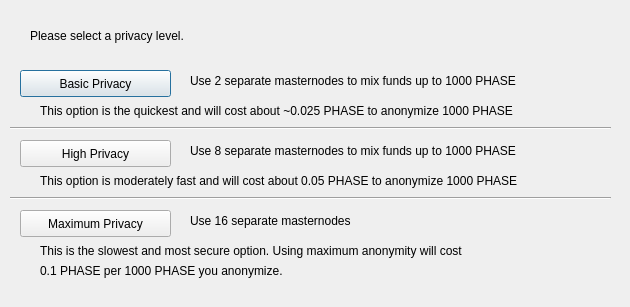
<?xml version="1.0" encoding="UTF-8"?>
<ui version="4.0">
 <class>DarksendConfig</class>
 <widget class="QDialog" name="DarksendConfig">
  <property name="geometry">
   <rect>
    <x>0</x>
    <y>0</y>
    <width>630</width>
    <height>307</height>
   </rect>
  </property>
  <property name="windowTitle">
   <string>Configure PrivateSend</string>
  </property>
  <widget class="QPushButton" name="buttonBasic">
   <property name="geometry">
    <rect>
     <x>20</x>
     <y>70</y>
     <width>151</width>
     <height>27</height>
    </rect>
   </property>
   <property name="text">
    <string>Basic Privacy</string>
   </property>
  </widget>
  <widget class="QPushButton" name="buttonHigh">
   <property name="geometry">
    <rect>
     <x>20</x>
     <y>140</y>
     <width>151</width>
     <height>27</height>
    </rect>
   </property>
   <property name="text">
    <string>High Privacy</string>
   </property>
  </widget>
  <widget class="QPushButton" name="buttonMax">
   <property name="geometry">
    <rect>
     <x>20</x>
     <y>210</y>
     <width>151</width>
     <height>27</height>
    </rect>
   </property>
   <property name="text">
    <string>Maximum Privacy</string>
   </property>
  </widget>
  <widget class="QLabel" name="label">
   <property name="geometry">
    <rect>
     <x>30</x>
     <y>20</y>
     <width>571</width>
     <height>31</height>
    </rect>
   </property>
   <property name="text">
    <string>Please select a privacy level.</string>
   </property>
  </widget>
  <widget class="QLabel" name="label_2">
   <property name="geometry">
    <rect>
     <x>190</x>
     <y>70</y>
     <width>421</width>
     <height>21</height>
    </rect>
   </property>
   <property name="text">
    <string>Use 2 separate masternodes to mix funds up to 1000 PHASE</string>
   </property>
  </widget>
  <widget class="QLabel" name="label_3">
   <property name="geometry">
    <rect>
     <x>190</x>
     <y>140</y>
     <width>411</width>
     <height>21</height>
    </rect>
   </property>
   <property name="text">
    <string>Use 8 separate masternodes to mix funds up to 1000 PHASE</string>
   </property>
  </widget>
  <widget class="QLabel" name="label_4">
   <property name="geometry">
    <rect>
     <x>190</x>
     <y>210</y>
     <width>421</width>
     <height>21</height>
    </rect>
   </property>
   <property name="text">
    <string>Use 16 separate masternodes</string>
   </property>
  </widget>
  <widget class="QLabel" name="label_6">
   <property name="geometry">
    <rect>
     <x>40</x>
     <y>100</y>
     <width>561</width>
     <height>21</height>
    </rect>
   </property>
   <property name="text">
    <string>This option is the quickest and will cost about ~0.025 PHASE to anonymize 1000 PHASE</string>
   </property>
  </widget>
  <widget class="QLabel" name="label_7">
   <property name="geometry">
    <rect>
     <x>40</x>
     <y>170</y>
     <width>561</width>
     <height>21</height>
    </rect>
   </property>
   <property name="text">
    <string>This option is moderately fast and will cost about 0.05 PHASE to anonymize 1000 PHASE</string>
   </property>
  </widget>
  <widget class="QLabel" name="label_8">
   <property name="geometry">
    <rect>
     <x>40</x>
     <y>240</y>
     <width>561</width>
     <height>21</height>
    </rect>
   </property>
   <property name="text">
    <string>This is the slowest and most secure option. Using maximum anonymity will cost</string>
   </property>
  </widget>
  <widget class="QLabel" name="label_9">
   <property name="geometry">
    <rect>
     <x>40</x>
     <y>260</y>
     <width>561</width>
     <height>21</height>
    </rect>
   </property>
   <property name="text">
    <string>0.1 PHASE per 1000 PHASE you anonymize.</string>
   </property>
  </widget>
  <widget class="Line" name="line">
   <property name="geometry">
    <rect>
     <x>10</x>
     <y>120</y>
     <width>601</width>
     <height>16</height>
    </rect>
   </property>
   <property name="orientation">
    <enum>Qt::Horizontal</enum>
   </property>
  </widget>
  <widget class="Line" name="line_2">
   <property name="geometry">
    <rect>
     <x>10</x>
     <y>190</y>
     <width>601</width>
     <height>16</height>
    </rect>
   </property>
   <property name="orientation">
    <enum>Qt::Horizontal</enum>
   </property>
  </widget>
 </widget>
 <resources/>
 <connections/>
</ui>
